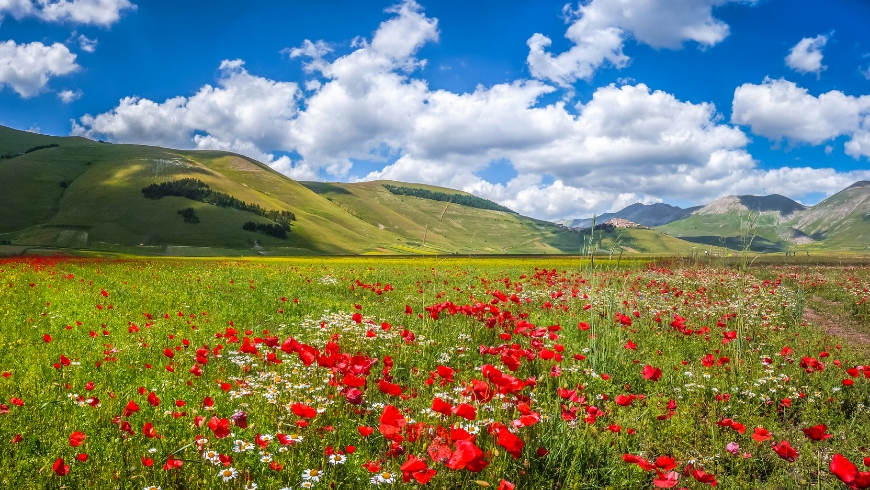
#> input picture captured_frame.jpg, 870 x 490 px
$ python generate_outputs.py
#> lines starting #> are read from the running program, lines starting #| are printed output that depends on the picture
import os
import cv2
import numpy as np

os.environ['MPLCONFIGDIR'] = r'C:\Users\LENOVO\.gemini\antigravity\brain\b768dafa-3595-483f-97f3-a6502a8b1ef6\scratch'
import matplotlib
matplotlib.use('Agg')
import matplotlib.pyplot as plt

repo_dir = os.path.dirname(os.path.abspath(__file__))
assets_dir = os.path.join(repo_dir, 'assets')
os.makedirs(assets_dir, exist_ok=True)

frame_path = os.path.join(repo_dir, 'captured_frame.jpg')
img_bgr = cv2.imread(frame_path)
#> img_bgr is the input picture: shape (490, 870, 3); mean B, G, R 105.6, 128.1, 120
img_rgb = cv2.cvtColor(img_bgr, cv2.COLOR_BGR2RGB)

# 1. Captured frame
fig, ax = plt.subplots(figsize=(6.5, 5))
ax.imshow(img_rgb)
ax.set_title('Captured Frame', fontsize=12)
ax.axis('off')
plt.tight_layout()
plt.savefig(os.path.join(assets_dir, 'output_1_captured_frame.png'), bbox_inches='tight', dpi=150)
plt.close()

# 2. Display video
fig, ax = plt.subplots(figsize=(6.5, 4.8))
ax.imshow(img_rgb)
ax.axis('off')
plt.tight_layout()
plt.savefig(os.path.join(assets_dir, 'output_2_display_video.png'), bbox_inches='tight', dpi=150)
plt.close()

# 3. Resized video (100, 150)
resized_frame = cv2.resize(img_bgr, (100, 150))
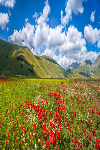
#> resized_frame: shape (150, 100, 3); mean B, G, R 105.4, 127.9, 120.2
resized_rgb = cv2.cvtColor(resized_frame, cv2.COLOR_BGR2RGB)
fig, ax = plt.subplots(figsize=(3.5, 5))
ax.imshow(resized_rgb)
ax.axis('off')
plt.tight_layout()
plt.savefig(os.path.join(assets_dir, 'output_3_resized_video.png'), bbox_inches='tight', dpi=150)
plt.close()

# 4. Rotated video (90 deg clockwise)
rotated_frame = cv2.rotate(img_bgr, cv2.ROTATE_90_CLOCKWISE)
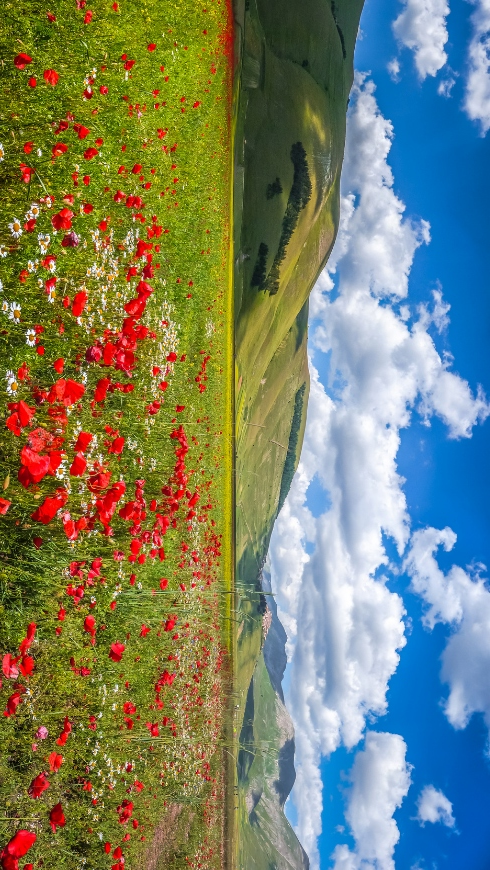
#> rotated_frame: shape (870, 490, 3); mean B, G, R 105.6, 128.1, 120
rotated_rgb = cv2.cvtColor(rotated_frame, cv2.COLOR_BGR2RGB)
fig, ax = plt.subplots(figsize=(4, 5))
ax.imshow(rotated_rgb)
ax.axis('off')
plt.tight_layout()
plt.savefig(os.path.join(assets_dir, 'output_4_rotated_video.png'), bbox_inches='tight', dpi=150)
plt.close()

print('Outputs generated in assets folder.')
